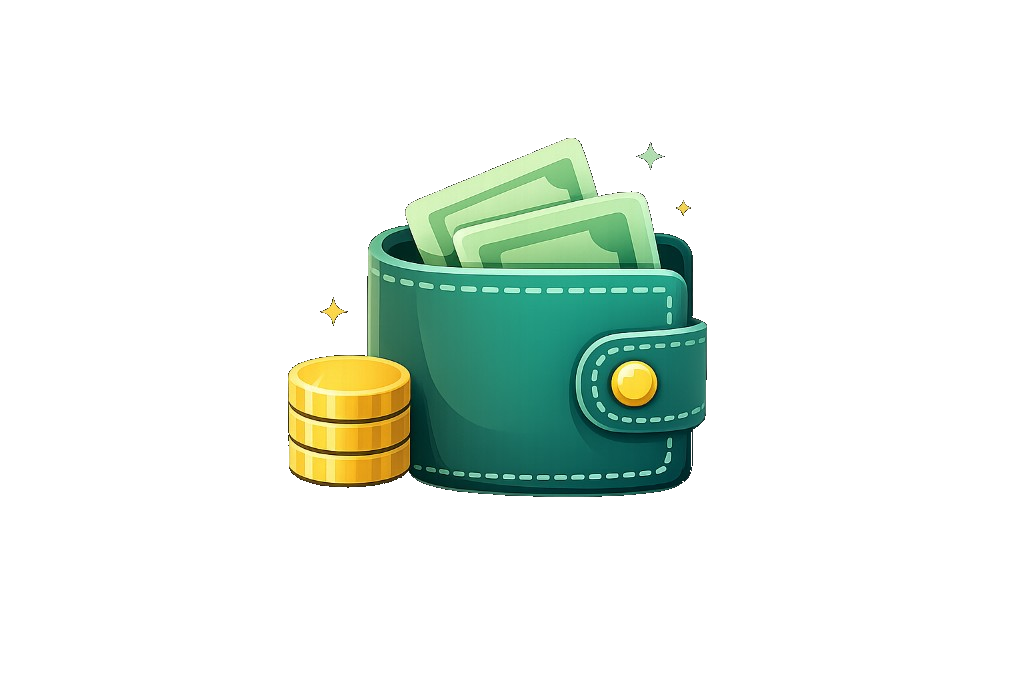
#> input picture assets/branding/splash_wallet_hero.png, 1024 x 682 px
$ python remove_branding_backgrounds.py
#> lines starting #> are read from the running program, lines starting #| are printed output that depends on the picture
#!/usr/bin/env python3
"""Make branding PNG backgrounds transparent via edge flood-fill (solid BG)."""

from __future__ import annotations

from collections import deque
from pathlib import Path

from PIL import Image


def flood_transparent_rgba(
    img: Image.Image,
    *,
    ref: tuple[int, int, int],
    thresh: float,
) -> None:
    w, h = img.size
    px = img.load()
    thresh_sq = thresh * thresh
    visited = [[False] * w for _ in range(h)]

    def similar(rgb: tuple[int, int, int]) -> bool:
        dr = rgb[0] - ref[0]
        dg = rgb[1] - ref[1]
        db = rgb[2] - ref[2]
        return (dr * dr + dg * dg + db * db) <= thresh_sq

    q: deque[tuple[int, int]] = deque()
    for x in range(w):
        q.append((x, 0))
        q.append((x, h - 1))
    for y in range(h):
        q.append((0, y))
        q.append((w - 1, y))

    while q:
        x, y = q.popleft()
        if x < 0 or x >= w or y < 0 or y >= h or visited[y][x]:
            continue
        visited[y][x] = True
        r, g, b, a = px[x, y]
        if a == 0:
            continue
        if not similar((r, g, b)):
            continue
        px[x, y] = (r, g, b, 0)
        for dx, dy in ((1, 0), (-1, 0), (0, 1), (0, -1)):
            nx, ny = x + dx, y + dy
            if 0 <= nx < w and 0 <= ny < h and not visited[ny][nx]:
                q.append((nx, ny))


def process_file(path: Path, *, ref: tuple[int, int, int], thresh: float) -> None:
    img = Image.open(path).convert("RGBA")
    flood_transparent_rgba(img, ref=ref, thresh=thresh)
    img.save(path, format="PNG", optimize=True)
    print(f"OK {path.name} ref={ref} thresh={thresh}")


def main() -> None:
    root = Path(__file__).resolve().parents[1]
    branding = root / "assets" / "branding"

    splash = branding / "splash_wallet_hero.png"
    onboard = branding / "onboarding_hero.png"

    if not splash.is_file() or not onboard.is_file():
        raise SystemExit(f"Missing PNGs under {branding}")

    # Splash: solid black (sample corner).
    s = Image.open(splash).convert("RGB")
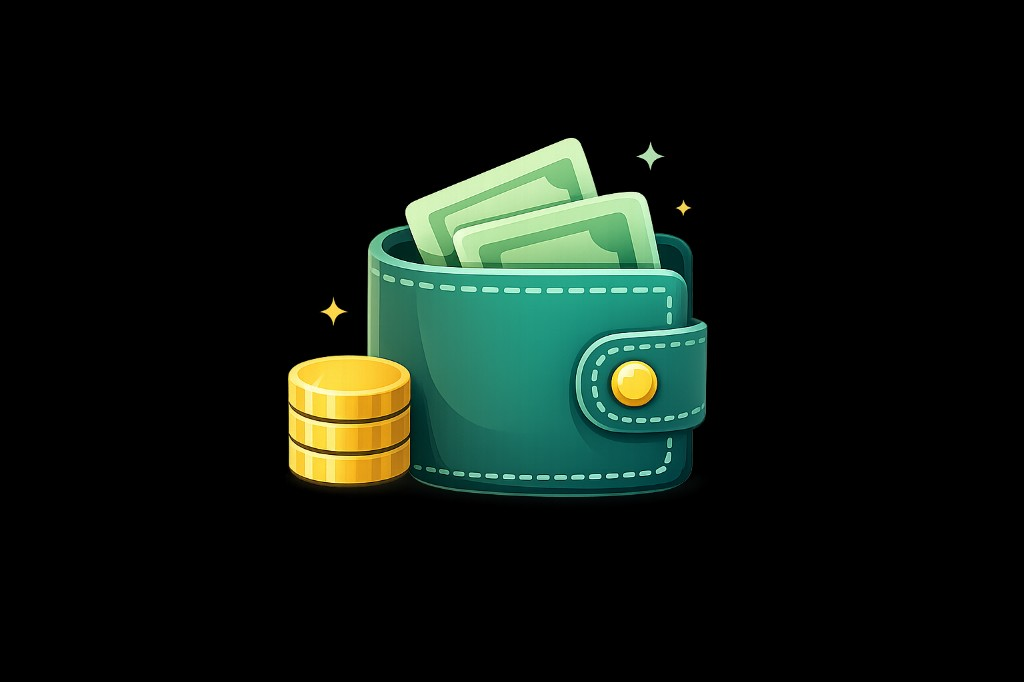
#> s: PIL image 1024x682 RGB; mean R, G, B 14.7, 23.7, 16.9
    ref_s = s.getpixel((0, 0))
#> ref_s = (0, 0, 0)
    process_file(splash, ref=ref_s, thresh=52.0)
#> in process_file, img is the input picture: PIL image 1024x682 RGBA; mean R, G, B, A 14.7, 23.7, 16.9, 40.3
#> after the loop in flood_transparent_rgba, `while q:`: visited = 682 items
#| OK splash_wallet_hero.png ref=(0, 0, 0) thresh=52.0

    # Onboarding: solid light cream (sample corner).
    o = Image.open(onboard).convert("RGB")
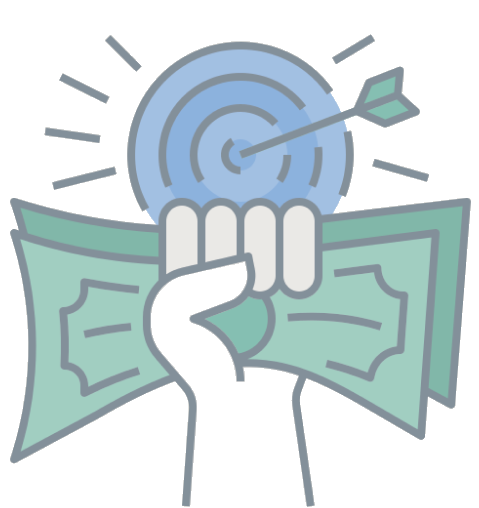
#> input picture assets/branding/onboarding_hero.png, 479 x 508 px
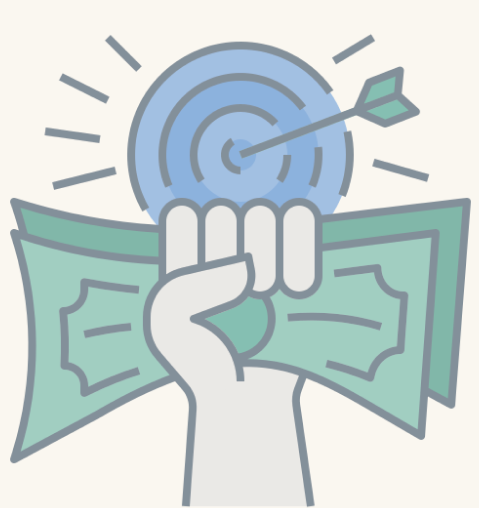
#> o: PIL image 479x508 RGB; mean R, G, B 201.4, 214.2, 213.4
    ref_o = o.getpixel((0, 0))
#> ref_o = (250, 247, 240)
    process_file(onboard, ref=ref_o, thresh=38.0)
#> in process_file, img is the input picture: PIL image 479x508 RGBA; mean R, G, B, A 201.4, 214.2, 213.4, 124
#| OK onboarding_hero.png ref=(250, 247, 240) thresh=38.0


if __name__ == "__main__":
    main()
